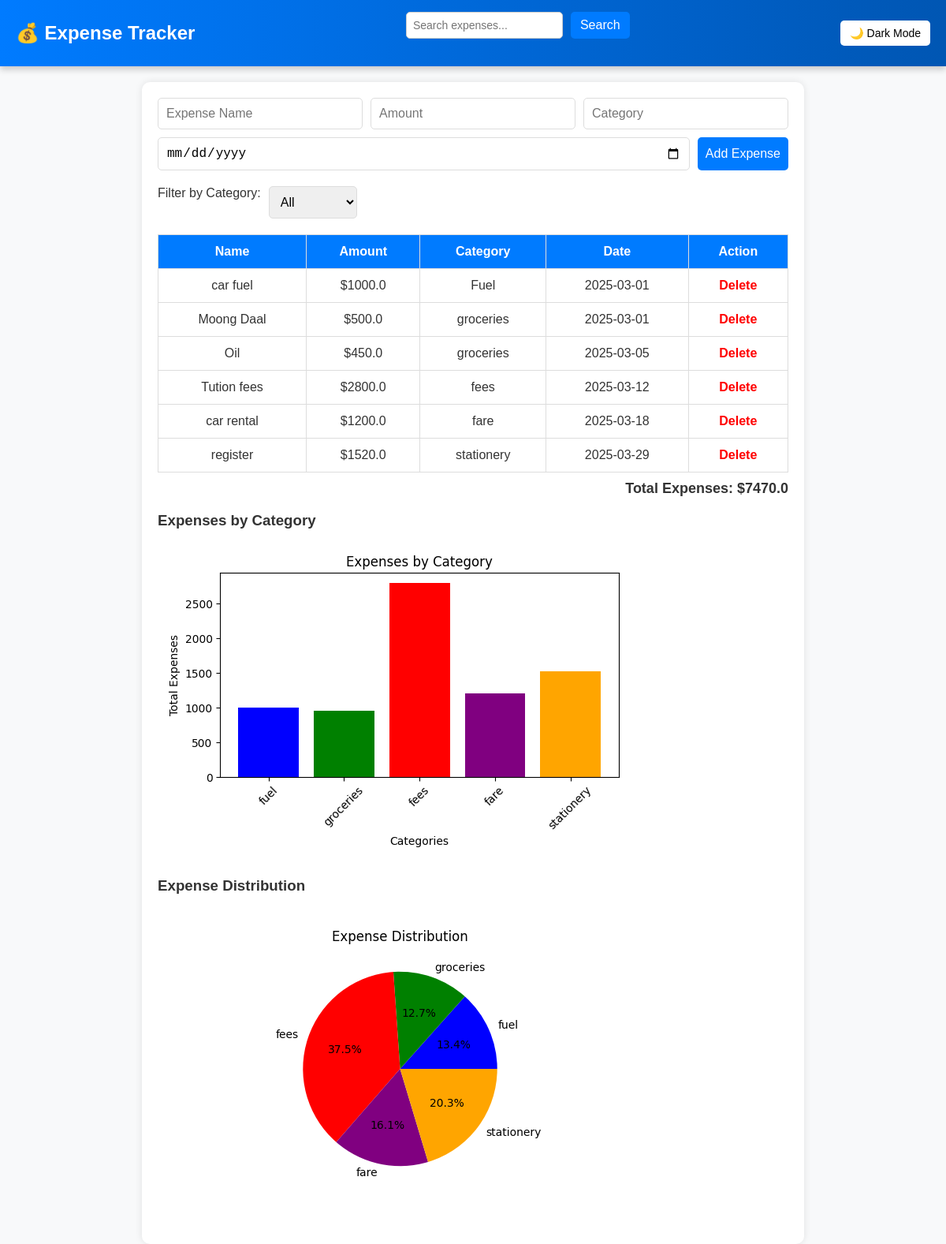
The page / on the database its author committed.
### tables this page shows
CREATE TABLE expenses (
                 id INTEGER PRIMARY KEY AUTOINCREMENT,
                 name TEXT,
                 amount REAL,
                 category TEXT,
                 date TEXT);

### backend.py (the view)
@app.route('/')
def index():
    conn = sqlite3.connect('expenses.db')
    c = conn.cursor()
    c.execute("SELECT DISTINCT LOWER(category) FROM expenses")
    categories = sorted([row[0] for row in c.fetchall()])
    search_query = request.args.get('search', '').strip().lower()
    selected_category = request.args.get('category', 'All').lower()
    dark_mode = session.get("dark_mode", False)
    query = "SELECT * FROM expenses WHERE 1=1"
    params = []
    if selected_category != 'all':
        query += " AND LOWER(category) = ?"
        params.append(selected_category)
    if search_query:
        query += " AND (LOWER(name) LIKE ? OR LOWER(category) LIKE ?)"
        params.extend([f"%{search_query}%", f"%{search_query}%"])
    c.execute(query, params)
    expenses = c.fetchall()
    total_amount = sum(expense[2] for expense in expenses)
    expenses_by_category = {}
    for expense in expenses:
        category = expense[3].lower()
        if category not in expenses_by_category:
            expenses_by_category[category] = []
        expenses_by_category[category].append(expense)
    conn.close()
    bar_chart, pie_chart = generate_chart(expenses_by_category, dark_mode)
    return render_template('index.html',
                           expenses_by_category=expenses_by_category,
                           categories=categories,
                           selected_category=selected_category,
                           total_amount=total_amount,
                           bar_chart=bar_chart,
                           pie_chart=pie_chart,
                           dark_mode=dark_mode,
                           search_query=search_query)

### templates/index.html (shortened to what this page needs)
<!DOCTYPE html>
<html lang="en">
<head>
</head>
<body>
    <div class="navbar">
        <div class="logo">
            <h1>💰 Expense Tracker</h1>
        </div>
        <form method="GET" action="/" onsubmit="return validateSearch()">
            <input type="text" name="search" id="searchInput" placeholder="Search expenses..."
                   value="{{ search_query }}" oninput="checkSearchInput()"
                   style="padding: 8px; border-radius: 5px; border: 1px solid #ccc; font-size: 14px;">
            <button type="submit" style="padding: 8px 12px; background: #007bff; color: white; border: none; border-radius: 5px;">
                Search
            </button>
        </form>
        <button class="dark-mode-toggle" onclick="toggleDarkMode()">🌙 Dark Mode</button>
    </div>
    <div class="container">
        <form action="/add" method="POST">
            <input type="text" name="name" placeholder="Expense Name" required>
            <input type="number" name="amount" placeholder="Amount" step="0.01" required>
            <input type="text" name="category" placeholder="Category" required>
            <input type="date" name="date" required>
            <button type="submit">Add Expense</button>
        </form>
        <div class="filter-container">
            <form method="GET" action="/">
                <label for="category">Filter by Category:</label>
                <select name="category" id="category" onchange="this.form.submit()">
                    <option value="All" {% if selected_category == "All" or not selected_category %}selected{% endif %}>All</option>
                </select>
            </form>
        </div>
        <table>
            <tr>
                <th>Name</th>
                <th>Amount</th>
                <th>Category</th>
                <th>Date</th>
                <th>Action</th>
            </tr>
            {% for category, expenses in expenses_by_category.items() %}
                {% for expense in expenses %}
                <tr>
                    <td>{{ expense[1] }}</td>
                    <td>${{ expense[2] }}</td>
                    <td>{{ expense[3] }}</td>
                    <td>{{ expense[4] }}</td>
                    <td><a href="/delete/{{ expense[0] }}" class="delete-btn">Delete</a></td>
                </tr>
                {% endfor %}
            {% endfor %}
        </table>
        <div class="total">
            Total Expenses: ${{ total_amount }}
        </div>
        <h3>Expenses by Category</h3>
<img alt="Bar Chart" style="width:100%; max-width:600px; align-items: center; justify-content: center;">
<h3>Expense Distribution</h3>
<img alt="Pie Chart" style="width:100%; max-width:600px;">
    </div>
</body>
</html>

### templates/index.html (style rules this page uses)
body { font-family: 'Arial', sans-serif; margin: 0; padding: 0; background-color: #f8f9fa; color: #333; }
.container { width: 90%; max-width: 800px; margin: auto; padding: 20px; background: #fff; box-shadow: 0 0 10px rgba(0, 0, 0, 0.1); border-radius: 10px; margin-top: 20px; }
.navbar { background: #0a0528; padding: 15px; text-align: center; }
.navbar h1 { color: white; margin: 0; }
form { display: flex; flex-wrap: wrap; gap: 10px; margin-bottom: 20px; }
form input, form select, form button { padding: 10px; font-size: 16px; border: 1px solid #ddd; border-radius: 5px; }
form input { flex: 1; }
form button { background: #007bff; color: white; border: none; cursor: pointer; }
table { width: 100%; border-collapse: collapse; margin-top: 20px; background: white; }
th, td { padding: 12px; border: 1px solid #ddd; text-align: center; }
th { background: #007bff; color: white; }
.delete-btn { color: red; text-decoration: none; font-weight: bold; }
.filter-container { margin: 20px 0; text-align: center; }
.filter-container select { padding: 10px; font-size: 16px; border: 1px solid #ddd; border-radius: 5px; }
.total { text-align: right; font-size: 18px; font-weight: bold; margin-top: 10px; }
.navbar { display: flex; justify-content: space-between; align-items: center; background: linear-gradient(to right, #007bff, #0056b3); padding: 15px 20px; color: white; font-size: 20px; font-weight: bold; box-shadow: 0px 4px 8px rgba(0, 0, 0, 0.2); }
.navbar .logo h1 { margin: 0; font-size: 24px; }
.dark-mode-toggle { cursor: pointer; padding: 8px 12px; background: white; border: none; border-radius: 5px; font-size: 14px; transition: 0.3s; }

### rows shown on the page
expenses: name "car fuel", amount "1000.0", category "Fuel", date "2025-03-01"
expenses: name "Moong Daal", amount "500.0", category "groceries", date "2025-03-01"
expenses: name "Oil", amount "450.0", category "groceries", date "2025-03-05"
expenses: name "Tution fees", amount "2800.0", category "fees", date "2025-03-12"
expenses: name "car rental", amount "1200.0", category "fare", date "2025-03-18"
expenses: name "register", amount "1520.0", category "stationery", date "2025-03-29"

### other values the page prints
{{ total_amount }} "7470.0"
